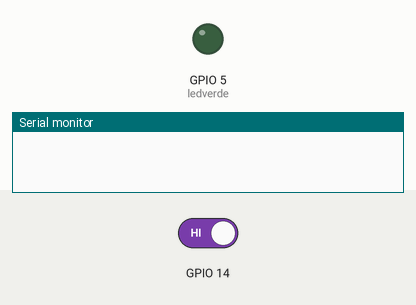
Simulated run of this sketch. Board: ESP8266 (NodeMCU). Shown: output pins drawn as LEDs (lit = HIGH), the last lines printed to the serial monitor. Inputs (shaded band) come from the test bench; at power-on: GPIO 14 HIGH.

Above: at 1.2 s.
1.3 s: GPIO 14 driven LOW
At 2.1 s:
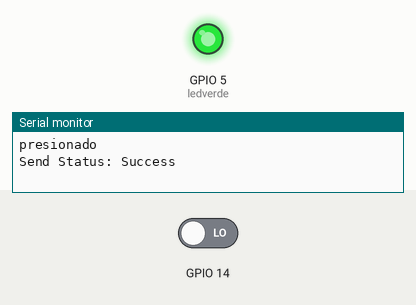
4.3 s: GPIO 14 driven HIGH
At 6.3 s:
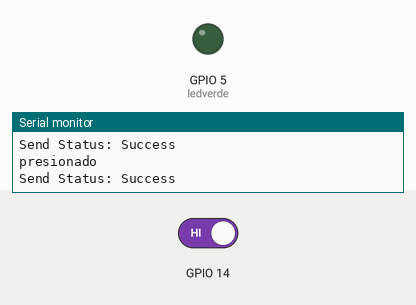
Timing chart, 0 to 7.8 s (numbered marks = the images above; inputs shaded):
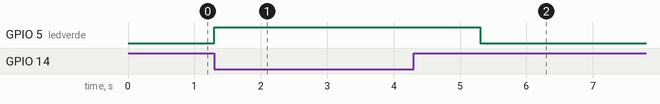

The sketch:

transmisor_esp8266.ino
```cpp
#include <ESP8266WiFi.h>
#include <espnow.h>
#define ledverde 5

typedef struct {
    int id;
    char action;
} Message;

Message msg;

void setup() {
    pinMode(ledverde,OUTPUT);
    Serial.begin(115200);
    WiFi.mode(WIFI_STA);
    WiFi.disconnect();

    if (esp_now_init() != 0) {
        Serial.println("Error initializing ESP-NOW");
        return;
    }

    esp_now_set_self_role(ESP_NOW_ROLE_CONTROLLER);
    esp_now_register_send_cb(OnDataSent);

    msg.id = 8; // Cambia este número para cada carril
    msg.action = 'p';

    // Establecer dirección MAC de broadcast (envía a todos los dispositivos)
    uint8_t broadcastAddress[] = {0xFF, 0xFF, 0xFF, 0xFF, 0xFF, 0xFF};
    esp_now_add_peer(broadcastAddress, ESP_NOW_ROLE_SLAVE, 1, NULL, 0);
}

void loop() {
    if (digitalRead(14) == LOW) { // Cambia D1 al pin donde conectes el botón
        esp_now_send(NULL, (uint8_t *) &msg, sizeof(msg)); // Enviar por broadcast
        Serial.println("presionado");
        digitalWrite(ledverde,HIGH);
        delay(2000); // Para evitar múltiples envíos por un solo pulso
        digitalWrite(ledverde,LOW);
    }
}

void OnDataSent(uint8_t *mac_addr, uint8_t sendStatus) {
    Serial.print("Send Status: ");
    Serial.println(sendStatus == 0 ? "Success" : "Fail");
}
```

Measured:
- after the input at 1.3 s, GPIO 5 (ledverde): LOW → HIGH at once
- after the input at 4.3 s, GPIO 5 (ledverde): HIGH → LOW after 1.0 s
